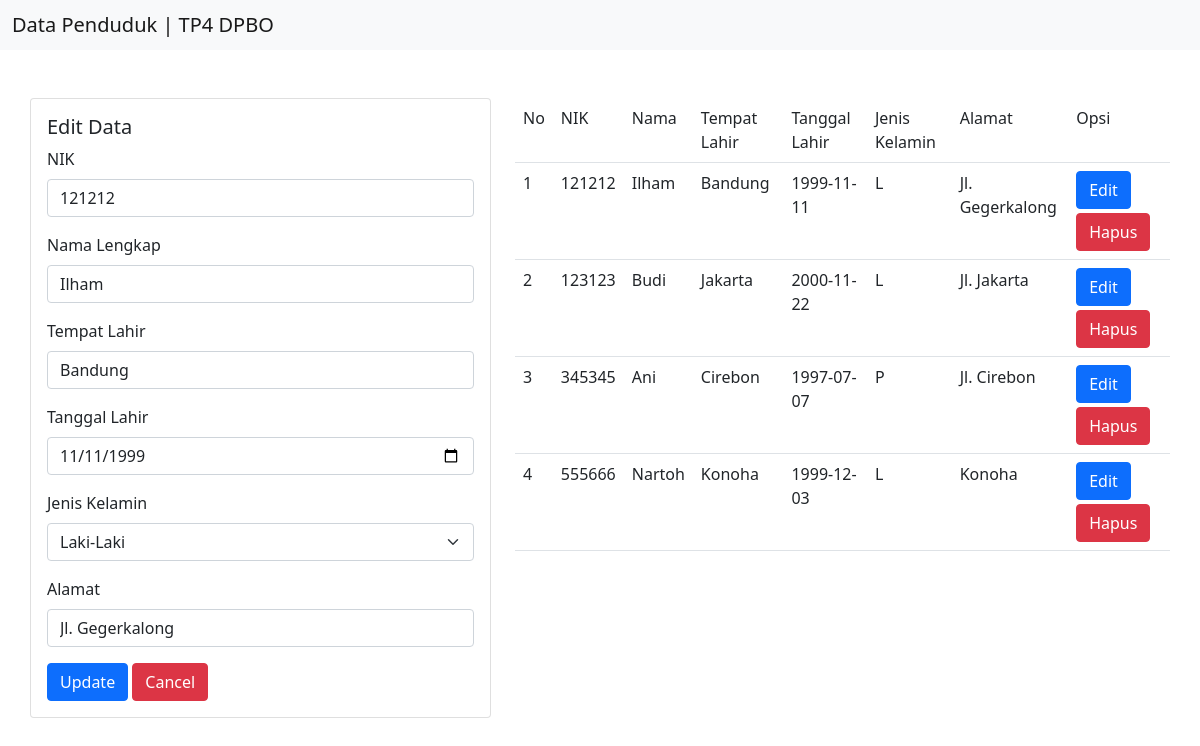
The page /index.php?id_edit=1 on the database its author committed.
### tables this page shows
CREATE TABLE `penduduk` (
  `id` int(11) NOT NULL,
  `nik` varchar(255) NOT NULL,
  `nama` varchar(255) NOT NULL,
  `tempat_lahir` varchar(255) NOT NULL,
  `tanggal_lahir` date NOT NULL,
  `jenis_kelamin` varchar(255) NOT NULL,
  `alamat` varchar(255) NOT NULL
);

### includes/DB.class.php (called while the page is built, shortened)
<?php
class DB{
	var $db_host = '';
	var $db_user = '';
	var $db_password = '';
	var $db_name = '';
	var $db_link = '';
	var $result = 0;
	function __construct($db_host='', $db_user='', $db_password='', $db_name=''){
		$this->db_host = $db_host;
		$this->db_user = $db_user;
		$this->db_password = $db_password;
		$this->db_name = $db_name;
	}
	function open(){
		$this->db_link = mysqli_connect($this->db_host, $this->db_user, $this->db_password, $this->db_name);
	}
	function execute($query=""){
		$this->result = mysqli_query($this->db_link, $query);
		return $this->result;
	}
	function getResult(){
		return mysqli_fetch_array($this->result);
	}
}
 ?>

### includes/Penduduk.class.php (called while the page is built, shortened)
<?php
class Penduduk extends DB{
	function getPenduduk(){
		$query = "SELECT * FROM penduduk";
		return $this->execute($query);
	}
	function getSPenduduk($id){
		$query = "SELECT * FROM penduduk WHERE id='$id'";
		return $this->execute($query);
	}
}
?>

### conf.php (called while the page is built)
<?php
$db_host = "localhost";
$db_user = "root";
$db_password = "";
$db_name = "tp4_pbo";
?>

### index.php (the view, shortened to what this page needs)
<?php
include("conf.php");
include("includes/Template.class.php");
include("includes/DB.class.php");
include("includes/Penduduk.class.php");
$oPenduduk = new Penduduk($db_host, $db_user, $db_password, $db_name);
$oPenduduk->open();
function inputTag($type, $name="", $val = ""){
	if($type == "select"){
		$res = "<select class='form-select' aria-label='Default select example' name='jk'>";
		if($val == "L"){
			$res .= "
				<option>Pilih Jenis Kelamin</option>
				<option value='L' selected>Laki-Laki</option>
				<option value='P'>Perempuan</option>
			";
		}
		$res .= "</select>";
	}
	else if($type == "add_btn"){
		$res = "<button type='submit' class='btn btn-primary' name='submit'>Submit</button>";
	}
	else if($type == "edit_btn"){
		$res = "
			<input type='text' class='form-control visually-hidden' name='id' value='$val'>
			<button type='submit' class='btn btn-primary' name='update'>Update</button>
			<a class='btn btn-danger' href='/' role='button'>Cancel</a>
		";
	}
	else {
		$res = "<input type='$type' class='form-control' name='$name' value='$val'>";
	}
	return $res;
}
$textArr = [];
if(isset($_GET['id_edit'])){
	$title = "<h5 class='card-title'>Edit Data</h5>";
	$oPenduduk->getSPenduduk($_GET['id_edit']);
	$res = $oPenduduk->getResult();
	array_push($textArr, inputTag("text", "nik", $res[1]));
	array_push($textArr, inputTag("text", "nama", $res[2]));
	array_push($textArr, inputTag("text", "tmp_lahir", $res[3]));
	array_push($textArr, inputTag("date", "tgl_lahir", $res[4]));
	array_push($textArr, inputTag("select", "jk", $res[5]));
	$btn = inputTag("edit_btn", "", $res[0]);
}
$oPenduduk->getPenduduk();
$data = null;
$no = 1;
while (list($id, $nik, $nama, $tmp_lahir, $tgl_lahir, $jk, $alamat) = $oPenduduk->getResult()) {
	$data .= "<tr>
	<td>" . $no . "</td>
	<td>" . $nik . "</td>
	<td>" . $nama . "</td>
	<td>" . $tmp_lahir . "</td>
	<td>" . $tgl_lahir . "</td>
	<td>" . $jk . "</td>
	<td>" . $alamat . "</td>
	<td>
	<a class='btn btn-primary mb-1' href='index.php?id_edit=" . $id .  "' role='button'>Edit</a>
	<a class='btn btn-danger' href='index.php?id_hapus=" . $id .  "' role='button'>Hapus</a>
	</td>
	</tr>";
	$no++;
}

### includes/Template.class.php (shortened to what this page needs)
<?php
class Template{
	var $content = '';
	function __construct($filename = ''){
		$this->content = implode('', @file($filename));
	}
	function clear(){
		$this->content = preg_replace("/DATA_[A-Z|_|0-9]+/", "", $this->content);
	}
	function write(){
		print $this->content;
	}
	function replace($old = '', $new = ''){
		if(is_int($new)){
			$value = sprintf("%d", $new);
		}elseif(is_float($new)){
			$value = sprintf("%f", $new);
		}elseif(is_array($new)){
			$value = '';
			foreach( $new as $item){
				$value .= $item. '';
			}
		}else{
			$value = $new;
		}
		$this->content = preg_replace("/$old/",  $value, $this->content);
	}
}
?>

### rows shown on the page
penduduk: id "Data Penduduk | TP4 DPBO NIK Nama Lengkap Tempat Lahir Tanggal Lahir Jenis Kelamin Alamat No NIK Nama Tempat Lahir Tanggal Lahir Jenis Kelamin Alamat Opsi", nik "121212", nama "Ilham", tmp_lahir "Bandung", tgl_lahir "11/11/1999", jk "Laki-Laki", alamat "Jl. Gegerkalong", tempat_lahir "Bandung", tanggal_lahir "1999-11-11", jenis_kelamin "L"
penduduk: nik "123123", nama "Budi", tempat_lahir "Jakarta", tanggal_lahir "2000-11-22", jenis_kelamin "L", alamat "Jl. Jakarta"
penduduk: nik "345345", nama "Ani", tempat_lahir "Cirebon", tanggal_lahir "1997-07-07", jenis_kelamin "P", alamat "Jl. Cirebon"
penduduk: nik "555666", nama "Nartoh", tempat_lahir "Konoha", tanggal_lahir "1999-12-03", jenis_kelamin "L", alamat "Konoha"
